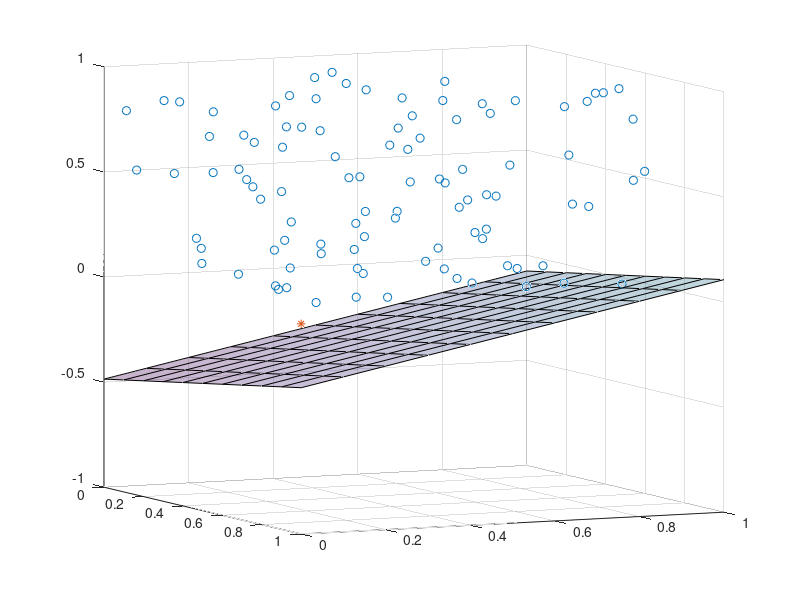

The MATLAB script that drew this image:
% implement w(i) = w(i) + N*[c(x)-h(x)]*x(i)
clear all
close all
load('trainingSet.mat')
load('cx.mat')
load('hx.mat')
load('firstweights.mat')

N = 0.0001;
numEpoch = 5000;
errorConverge = zeros(numEpoch, 1);
ep = 1:numEpoch;

% plot examples on a scatter plot
scatter3(trainingSet(2:end, 2),trainingSet(2:end, 3), trainingSet(2:end, 4))
hold on
%plot negative example with different marker
scatter3(trainingSet(1, 2), trainingSet(1, 3), trainingSet(1, 4), '*')
[x, y] = meshgrid(0:0.1:1);
view(65,7)

for epoch = 1:numEpoch;
    errorCounter = 0;
    for i = 1:100
        C = cx(i) - hx(i);
        if(C ~= 0)
            errorCounter = errorCounter+1;
            % if we have an error, we need to recalculate the weights
            for j = 1:4
                weights(j) = weights(j) + (N * C * trainingSet(i, j));
            end
            % recalculate hx for ith example for next time
            resultH = sum(weights .* trainingSet(i, :));
            if(resultH > 0)
                hx(i) = 1;
            else
                hx(i) = 0;
            end
        end
        
%         z = -1/(weights(4))*(weights(2)*x + weights(3)*y + weights(1));
%         h1 = surf(x, y, z, 'FaceAlpha', 0.3);
%         pause(0.05)
%         delete(h1)
    end
    z = -1/(weights(4))*(weights(2)*x + weights(3)*y + weights(1));
    h1 = surf(x, y, z, 'FaceAlpha', 0.3);
    pause(0.02)

    totErr = errorCounter/100;
    errorConverge(epoch) = totErr;
    if(totErr == 0)
        X = ['With N = ', num2str(N), ', error converged at epoch number ', num2str(epoch)];
        disp(X)
        break
    else
        delete(h1)
    end
end

%plot(ep, errorConverge)